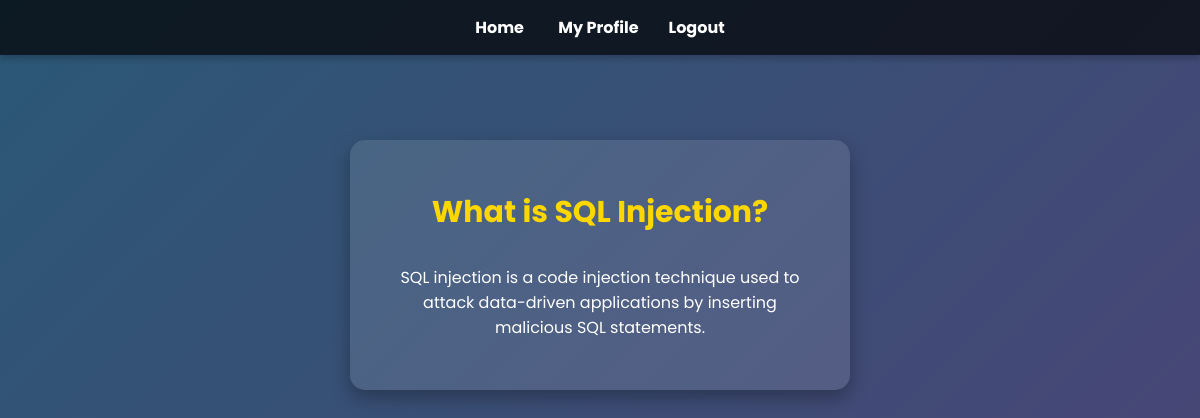
/read-more.php?id=4, run on the app's committed database.
### tables this page shows
CREATE TABLE articles (
    id INT AUTO_INCREMENT PRIMARY KEY,
    title VARCHAR(255) NOT NULL,
    content TEXT NOT NULL
);

### read-more.php (the view, shortened to what this page needs)
<!DOCTYPE html>
<html lang="en">
<head>
    <link rel="stylesheet" href="css/style.css">
</head>
<body>
    <div class="navbar">
        <div class="nav-links">
            <a href="index.php">Home</a>
            <a href="profile.php">My Profile</a>
        </div>
        <div class="nav-links">
            <a href="logout.php">Logout</a>
        </div>
    </div>
    <div class="container">
        <?php
        include('config.php');
        if (isset($_GET['id'])) {
            $article_id = intval($_GET['id']);
            $stmt = $conn->prepare("SELECT title, content FROM articles WHERE id = ?");
            $stmt->bind_param("i", $article_id);
            $stmt->execute();
            $result = $stmt->get_result();
            if ($result->num_rows > 0) {
                $article = $result->fetch_assoc();
                echo "<h2>" . htmlspecialchars($article['title']) . "</h2>";
                echo "<p>" . nl2br(htmlspecialchars($article['content'])) . "</p>";
            } else {
                echo "<h2>Article Not Found</h2>";
                echo "<p>The article you are looking for does not exist.</p>";
            }
        } else {
            echo "<h2>No Article Selected</h2>";
            echo "<p>Please go back and select an article to read more.</p>";
        }
        ?>
    </div>
</body>
</html>

### css/style.css (style rules this page uses)
* { margin: 0; padding: 0; box-sizing: border-box; }
body { font-family: 'Poppins', Arial, sans-serif; background: linear-gradient(135deg, #2b5876, #4e4376); color: #ffffff; display: flex; flex-direction: column; align-items: center; justify-content: flex-start; min-height: 100vh; }
.navbar { width: 100%; background: rgba(0, 0, 0, 0.7); padding: 15px 20px; display: flex; justify-content: center; box-shadow: 0 4px 6px rgba(0, 0, 0, 0.2); position: fixed; top: 0; left: 0; z-index: 1000; }
.nav-links a { color: #ffffff; text-decoration: none; margin: 0 15px; font-size: 16px; font-weight: bold; transition: all 0.3s ease; }
.container { background: rgba(255, 255, 255, 0.1); padding: 50px 40px; border-radius: 15px; box-shadow: 0 8px 20px rgba(0, 0, 0, 0.3); max-width: 500px; width: 90%; text-align: center; margin-top: 140px; }
.container h2 { font-size: 30px; font-weight: bold; margin-bottom: 30px; color: #ffd700; }
.container p { font-size: 16px; color: #ffffff; margin-top: 20px; }

### data on the page
articles: title "What is SQL Injection?", content "SQL injection is a code injection technique used to attack data-driven applications by inserting malicious SQL statements."
